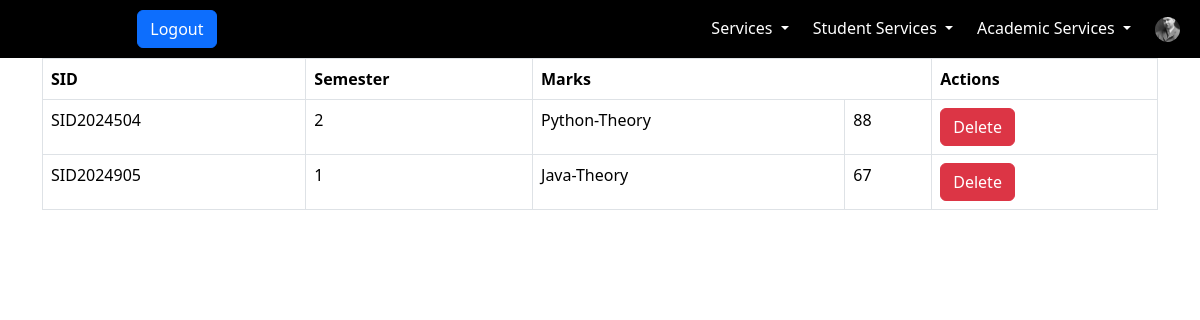
The app's page /Teacher/SemList.php (signed in) with its own data.
### tables this page shows
CREATE TABLE `teacher` (
  `TID` varchar(10) NOT NULL,
  `Name` varchar(30) NOT NULL,
  `Photo` varchar(30) NOT NULL,
  `Dob` date NOT NULL,
  `Gender` varchar(12) NOT NULL,
  `Aadhar` bigint(12) NOT NULL,
  `Phone` bigint(11) NOT NULL,
  `Address` varchar(200) NOT NULL,
  `Pincode` int(6) NOT NULL,
  `Email` varchar(50) NOT NULL,
  `Password` varchar(10) NOT NULL,
  `CreatedOn` datetime NOT NULL DEFAULT current_timestamp(),
  `Who` varchar(10) NOT NULL DEFAULT 'teacher'
);

CREATE TABLE `sem_marks` (
  `Mark_ID` int(11) NOT NULL,
  `SID` varchar(10) NOT NULL,
  `DID` int(11) NOT NULL,
  `Semester` int(2) NOT NULL,
  `Marks` varchar(530) NOT NULL,
  `CreatedOn` datetime NOT NULL DEFAULT current_timestamp()
);

### Teacher/sesbase.php (called while the page is built, shortened)
<?php
    if(isset($_SESSION['teacher']))
    {
        $user=$_SESSION['teacher'];
        require_once("../Connection/Connection.php");
        $qry="SELECT * FROM teacher where TID='$user'";
        if($result=mysqli_query($conn,$qry))
        {
            $SessionBase=mysqli_fetch_assoc($result);
        }
    }
    else
    {
        header("HTTP/1.0 403 Access Forbidden");
        echo "<center><h5>Please Login and Come</h5><a href='../Login.php?Loger=Teacher'>Login Here</a></center>";
        exit(0);
    }
?>

### Teacher/SemList.php (the view, shortened to what this page needs)
<!DOCTYPE html>
<html lang="en">
<head>
    <link rel="stylesheet" href="../Bootstrap/css/bootstrap.min.css">
    <link rel="stylesheet" href="../MyStyles.css">
</head>
<body>
<?php include_once("navbar.php"); ?>
    <div class="container">
        <table class="table table-bordered">
            <?php
                $qry="SELECT * from sem_marks order by SID,Semester";
                if($res=mysqli_query($conn,$qry))
                {
                    $i=0;
                    while($result=mysqli_fetch_assoc($res))
                    {
                        $marks=$result['Marks'];
                        $marks=json_decode($marks);
                        $sid=$result['SID'];
                        $sem=$result['Semester'];
                        $rowspan=count((array)$marks);
                        if($i==0)
                            echo "<thead><tr><th>SID</th><th>Semester</th><th colspan=2>Marks</th><th>Actions</th></tr></thead>";
                        echo "<tbody>";
                        $i=3;
                        foreach($marks as $key=>$value)
                        {
                            echo "<tr>";
                            if($i==3)
                                echo "<td rowspan=$rowspan>$sid</td><td rowspan=$rowspan >$sem</td>";
                            echo "<td>$key</td><td>$value</td>";
                            if($i==3)
                                echo "<td rowspan=$rowspan> <form><input type=hidden name='Delete_Sem' value=$sem>
                            <button type=submit class='btn btn-danger' name='Delete' value=$sid>Delete</button></form></td>";
                            echo "</tr>";
                            $i=4;
                        }
                        $i=1;
                    }
                }
            ?>
        </table>
    </div>
</body>
</html>

### Teacher/navbar.php (shortened to what this page needs)
<?php include_once("sesbase.php"); ?>
<link href="https://cdn.jsdelivr.net/npm/bootstrap@5.3.3/dist/css/bootstrap.min.css" rel="stylesheet">
<nav class="navbar">
    <div class="container-fluid">
        <div class="navbar-header d-flex align-items-center navbar-right ">
            <a class="navbar-brand navbar-right" >PROJECTSIS</a>
            <form action="" method="post"> <button type="submit" class="btn btn-primary navbar-btn" name="<?php if(isset($_SESSION['teacher']) && !empty($_SESSION['teacher'])) echo 'Logout'; else echo 'Login'; ?>" > <?php if(isset($_SESSION['teacher']) && !empty($_SESSION['teacher'])) echo "Logout"; else echo "Login"; ?>  </button></form>
        </div>
        <div class="navbar-expand " id="mynav">
            <ul class="nav navbar-nav d-flex gap-md-2 nav-left"  >
                <li class="nav-item active "><a class="nav-link active" href="dashboard.php">Dashboard</a></li>
				   <li class="nav-item dropdown dropdown-togg"><a class="nav-link dropdown-toggle " href="#">Services <span class="caret"></span></a>
                </li>
                <li class="nav-item dropdown dropdown-togg"><a class="nav-link dropdown-toggle " href="#">Student Services <span class="caret"></span></a>
                </li>
				 <li class="nav-item dropdown dropdown-togg"><a class="nav-link dropdown-toggle " href="#">Academic Services <span class="caret"></span></a>
                </li>
                <div class="prof" style="display: flex;align-items: center; gap:1rem">
                <li class="nav-item "><a class="nav-link " href="#"> <img src="../photo/<?php if(isset($_SESSION['teacher'])) echo $SessionBase['Photo']; else echo 'No User';?>" alt="No Image"></a></li>
            </div>
            </ul>
        </div>
    </div>
</nav>

### MyStyles.css (style rules this page uses)
.navbar { background-color: rgb(0, 0, 0); }
.navbar .nav-link { color:white; }
.navbar-brand { color:blue; }
ul li { cursor: pointer; }

### Teacher/navbar.php (style rules this page uses)
#mynav img { height: 25px; width: 25px; border-radius: 50%; object-fit: cover; }

### records on screen
teacher: Photo (picture)
sem_marks: shows "SID", SID "SID2024504", Semester "2", key "Python-Theory", value "88"
sem_marks: SID "SID2024905", Semester "1", key "Java-Theory", value "67"
